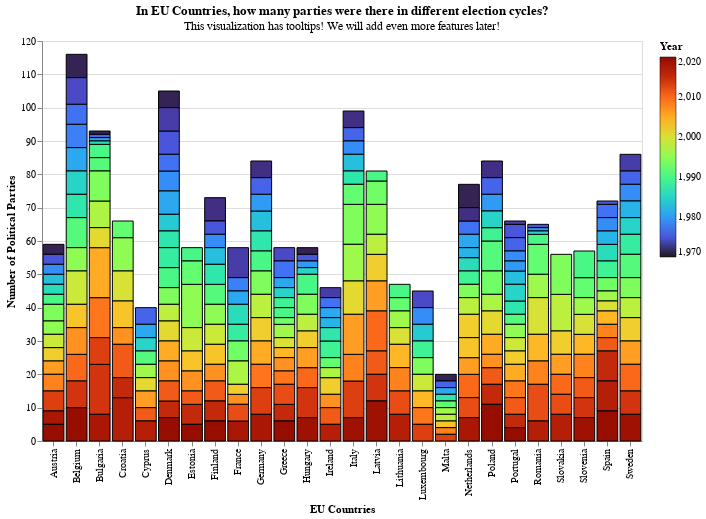

The notebook cell this image was saved under:
### Code cell
alt.data_transformers.disable_max_rows()

# Make radio button less cramped by adding a space after each label
# The spacing will only show up in your IDE, not on this doc page
# options = list(eu_data['country_name'].unique())
# labels = [option + ' ' for option in options]

# input_dropdown = alt.binding_select(
#     # Add the empty selection which shows all when clicked
#     options=options,
#     labels=labels,
#     name='Region: '
# )

# countryselection = alt.selection_point(
#     fields=['country_name'],
#     bind=input_dropdown,
# )

# slider2 = alt.binding_range(min=new_eu_data['year'].min(), 
#                             max=new_eu_data['year'].max(), step=1, name='Current Year: ')

# yearselector = alt.selection_point(
#     name="YearSelector",
#     fields=['year'],
#     bind=slider2,
#     value=[{'year': 2000}]
# )

# partyselect = alt.selection_point(fields=['party_abbreviation'], bind='legend')

chart = alt.Chart(new_eu_data).mark_bar().encode(
    x=alt.X('country_name:N', title='EU Countries'),
    y=alt.Y('count():Q', title='Number of Political Parties'),
    color=alt.Color('year:Q', 
                    # bin=alt.Bin(maxbins=25),
                    scale=alt.Scale(
                        scheme='turbo', 
                        domain=[1970, 2020],
                    ),
                    title='Year',
                    legend=alt.Legend(gradientStrokeColor='black', gradientStrokeWidth=0.5, tickCount=5)
                    
                    ),
    tooltip=[
        alt.Tooltip('country_name:N', title='EU Country: '),
        alt.Tooltip('count():Q', title='Number of Political Parties: '),
        alt.Tooltip('year:Q', title="Year: ")
    ]
    # We need to set a constant domain to preserve the colors
    # when only one region is shown at a time
    # tooltip=['country','regionname','party_abbreviation'],
    # size=alt.Size('partyvote'),
    #opacity=alt.condition(partyselect, alt.value(1), alt.value(0.2)),
    #.scale(domain=options),
# ).add_params(
#     countryselection
# ).transform_filter(
#     countryselection
# ).add_params(
#     yearselector
# ).transform_filter(
#     yearselector
).properties(
    width=600,
    height=400,
    title=alt.TitleParams(
        'In EU Countries, how many parties were there in different election cycles?', 
        subtitle='This visualization has tooltips! We will add even more features later!'
    )
    # title='In EU Countries, how many parties were there in different election cycles?'
).configure_mark(
    stroke='black', # Change outline color
    strokeWidth=1 # Change outline width  
).interactive()


chart.save('index.html')

chart

### Figure 1 — Vega-Lite specification as saved in the notebook (floating-point values rounded to 4 significant figures; data arrays with more than 128 entries replaced by an {"elided": "..."} marker saying what was removed)
{"config": {"view": {"continuousWidth": 300, "continuousHeight": 300}, "mark": {"stroke": "black", "strokeWidth": 1}}, "data": {"name": "data-cfd2bc453f750c87032287de8dfa9d2d"}, "mark": {"type": "bar"}, "encoding": {"color": {"field": "year", "legend": {"gradientStrokeColor": "black", "gradientStrokeWidth": 0.5, "tickCount": 5}, "scale": {"domain": [1970, 2020], "scheme": "turbo"}, "title": "Year", "type": "quantitative"}, "tooltip": [{"field": "country_name", "title": "EU Country: ", "type": "nominal"}, {"aggregate": "count", "title": "Number of Political Parties: ", "type": "quantitative"}, {"field": "year", "title": "Year: ", "type": "quantitative"}], "x": {"field": "country_name", "title": "EU Countries", "type": "nominal"}, "y": {"aggregate": "count", "title": "Number of Political Parties", "type": "quantitative"}}, "height": 400, "params": [{"name": "param_7", "select": {"type": "interval", "encodings": ["x", "y"]}, "bind": "scales"}], "title": {"text": "In EU Countries, how many parties were there in different election cycles?", "subtitle": "This visualization has tooltips! We will add even more features later!"}, "width": 600, "$schema": "https://vega.github.io/schema/vega-lite/v5.8.0.json", "datasets": {"data-cfd2bc453f750c87032287de8dfa9d2d": {"elided": "1769 records"}}}
